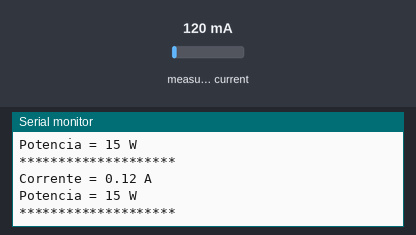
Recording of a sketch running on a simulated Arduino Uno, built with avr-gcc and run on an emulated ATmega328P. Parts: the last lines printed to the serial monitor. The inputs (shaded band) are chosen by the test bench; at power-on: measured current 120 mA.

Above: at 1.6 s.
1.7 s: measured current set to 40 mA
At 2.8 s:
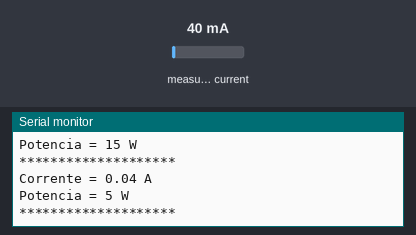
3.2 s: measured current set to 500 mA
At 4.2 s:
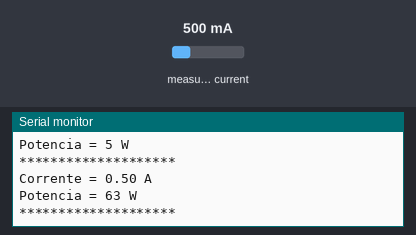
Timing chart, 0 to 6.2 s (numbered marks = the images above; inputs shaded):
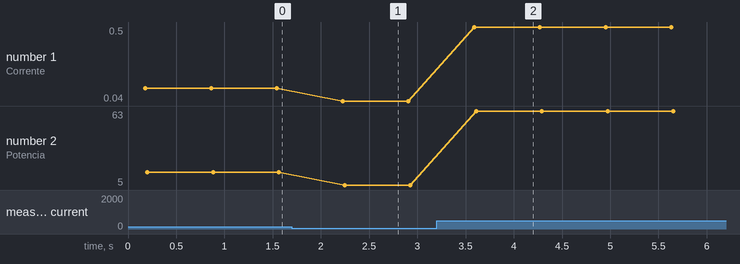

Measured:
- after the input at 1.7 s, the serial monitor: prints a new line after 0.53 s (image 1)
- after the input at 3.2 s, the serial monitor: prints a new line after 0.39 s (image 2)
- plotted number 1: 0.12 → 0.04 after the input at 1.7 s, 0.04 → 0.5 after the input at 3.2 s
- plotted number 2: 15 → 5 after the input at 1.7 s, 5 → 63 after the input at 3.2 s

The sketch:

sensorCorrenteArduino.ino
```cpp
//Projeto: Sensor de Corrente SCT-013 com Arduino
//Autor Baú da Eletrônica (www.baudaeletronica.com.br)

#include "EmonLib.h"

EnergyMonitor sensor;

int pin = A0;

int tensao = 127;
int potencia;

void setup()
{
    sensor.current(pin, 60.606);

    Serial.begin(9600);
}

void loop()
{
    double Irms = sensor.calcIrms(1500);

    potencia = Irms * tensao;

    Serial.print("Corrente = ");
    Serial.print(Irms);
    Serial.println(" A");

    Serial.print("Potencia = ");
    Serial.print(potencia);
    Serial.println(" W");
    Serial.println("********************");

    delay(500);


}
```
